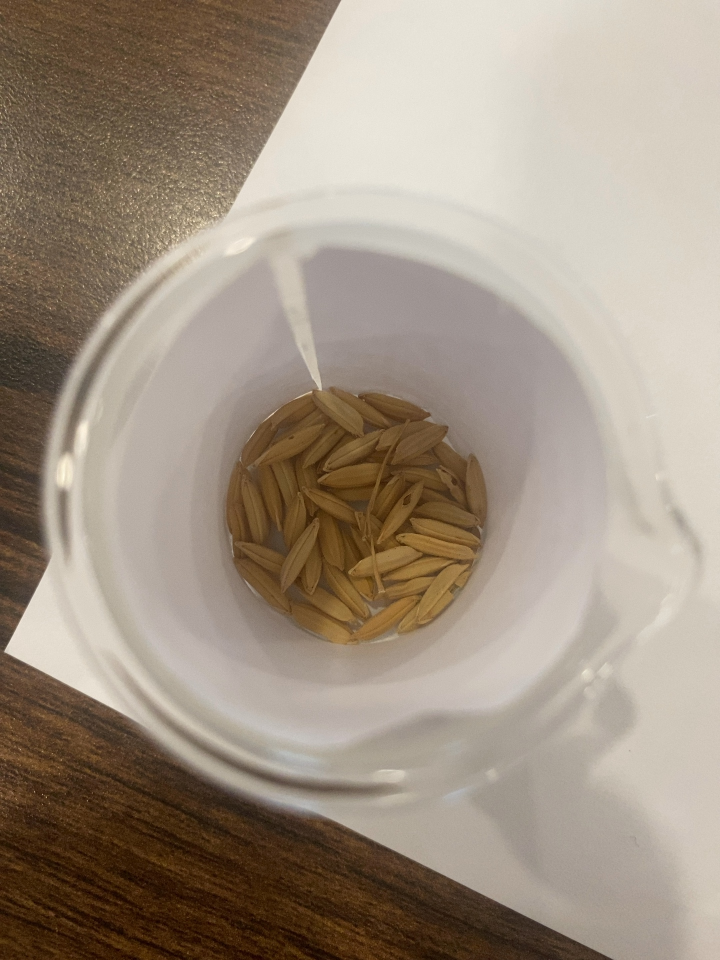
#> input picture CODE/detection_test_images/M0270.jpg, 1440 x 1920 px (shown at 1/2 size)
$ python container_detector.py ../../../../../CODE/detection_test_images/M0270.jpg 1.0   (older library calls are emulated)
#> lines starting #> are read from the running program, lines starting #| are printed output that depends on the picture; after the words box and inside, x2 and y2 are one past the last pixel; in counts of white or black regions, pixels touching at a corner belong together
#!/usr/bin/env python3
# -*- coding: utf-8 -*-
"""Container scale and rice-surface isolation (v3, adaptive envelope).

Default: local adaptive saturation segmentation separates the visible rice
surface from pale reflections. Fit its convex envelope with an ellipse and
check stability under threshold perturbations. Crop uses the surface envelope,
not an expanded outer glass ellipse. No learned model or new dependency.

The envelope is a PROXY for a filled cylindrical cross-section, not a direct
observation of a physical ring. Sparse/non-flat piles, colored glass and strong
colored reflections may violate this assumption. Consistency checks do not
establish absolute metric accuracy. Validate against annotated boundaries and
physical measurements before using the resulting features for research.

surface_method='radial' retains v2.2 only for explicit before/after comparison.
Existing result keys are preserved. outer_ellipse is inferred in adaptive mode
and must not be treated as an observed glass wall. surface_mask and
surface_isolated_bgr preserve full-frame coordinates for downstream SAHI.
"""

from __future__ import annotations

import math
from pathlib import Path
from typing import Any, Dict, List, Optional, Sequence, Tuple, Union

import cv2
import numpy as np

EPS = 1e-9

__all__ = [
    "detect_container_and_scale",
    "draw_container_overlay",
    "ContainerDetectionError",
]


class ContainerDetectionError(RuntimeError):
    """Lỗi nhận diện vật chứa (kế thừa RuntimeError để tương thích code cũ đang
    bắt RuntimeError)."""


# =============================================================================
# I. TIỆN ÍCH CƠ BẢN
# =============================================================================


def _read_image(image_input: Union[str, Path, np.ndarray]) -> np.ndarray:
    """Đọc ảnh BGR, hỗ trợ đường dẫn có ký tự Unicode (imdecode từ np.fromfile)."""
    if isinstance(image_input, np.ndarray):
        if image_input.ndim == 2:
            return cv2.cvtColor(image_input, cv2.COLOR_GRAY2BGR)
        return image_input.copy()

    if not isinstance(image_input, (str, Path)):
        raise ValueError("image_input phải là đường dẫn file hoặc numpy ndarray.")

    p_str = str(image_input)
    img = None
    try:
        data = np.fromfile(p_str, dtype=np.uint8)
        if data.size:
            img = cv2.imdecode(data, cv2.IMREAD_COLOR)
#> img is the input picture: shape (1920, 1440, 3); mean B, G, R 130.1, 145.6, 159.6
    except Exception:
        img = None
    if img is None:
        img = cv2.imread(p_str, cv2.IMREAD_COLOR)
    if img is None:
        raise FileNotFoundError(f"Không thể đọc file ảnh: {image_input}")
    return img


# [34 lines left out: function _bilinear, not called in this run]


def _sobel_grads(gray_blurred: np.ndarray) -> Tuple[np.ndarray, np.ndarray, np.ndarray]:
    """Trả về (gx, gy, magnitude) dạng float32."""
    gx = cv2.Sobel(gray_blurred, cv2.CV_32F, 1, 0, ksize=3)
    gy = cv2.Sobel(gray_blurred, cv2.CV_32F, 0, 1, ksize=3)
    mag = cv2.magnitude(gx, gy)
    return gx, gy, mag


# [11 lines left out: function _scale_ellipse, not called in this run]


def _ellipse_diam(ell) -> float:
    return float(max(ell[1]))


def _contour_angular_coverage(
    contour: np.ndarray,
    center: Tuple[float, float],
    num_bins: int = 36,
) -> float:
    """
    Tỉ lệ (0.0–1.0) số 'lát góc' quanh `center` có ít nhất 1 điểm đi qua.

    KHÁC v1: `center` ở đây là một TÂM THAM CHIẾU ĐỘC LẬP (tâm khối lúa hoặc
    tâm elip ứng viên đang xét), không phải tâm của chính contour đó. Đo quanh
    tâm của chính contour khiến mọi đường khép kín đều cho 1.0 — lý do bộ lọc
    này vô hiệu trong v1.
    """
    pts = np.asarray(contour, dtype=np.float64).reshape(-1, 2)
    if pts.shape[0] == 0:
        return 0.0
    cx, cy = center
    angles = np.degrees(np.arctan2(pts[:, 1] - cy, pts[:, 0] - cx)) % 360.0
    bins = (angles / (360.0 / num_bins)).astype(int) % num_bins
    return len(np.unique(bins)) / float(num_bins)


# =============================================================================
# II. FIT ELIP BỀN VỮNG (RANSAC)
# =============================================================================


# [98 lines left out: function _ransac_fit_ellipse, not called in this run]


# =============================================================================
# III. TÁCH KHỐI LÚA BẰNG MÀU (BƯỚC 1 — TÍN HIỆU ỔN ĐỊNH NHẤT)
# =============================================================================


def _segment_rice(
    proc_bgr: np.ndarray,
    hue_range: Tuple[int, int] = (8, 42),
    sat_min: int = 35,
    val_min: int = 45,
    min_area_ratio: float = 0.0004,
) -> Optional[Dict[str, Any]]:
    """
    Tách khối lúa dựa trên MÀU trong không gian HSV.

    Vì sao màu, không phải cạnh: hạt lúa/gạo có hue vàng–nâu (~10–40 trên thang
    OpenCV 0–179) với saturation rõ rệt, trong khi nền bàn/ly kính/bóng đổ gần
    như VÔ SẮC (saturation thấp). Đây là khác biệt mang tính bản chất, bền vững
    với ánh sáng và độ phân giải — trái ngược với tương phản viền ly kính (yếu,
    phụ thuộc phản chiếu, chính là điểm chết của v1).

    Sau khi tạo mask: OPEN/CLOSE để nối các hạt, loại vùng chạm biên (nền),
    chấm điểm các thành phần theo khoảng cách tới tâm và kích thước, rồi bọc
    thành phần tốt nhất bằng `cv2.minEnclosingCircle`.

    Returns
    -------
    dict hoặc None
        {"mask", "center": (rx, ry), "radius": r_rice, "area", "area_ratio",
         "contour"} — None nếu không tìm thấy vùng màu lúa đủ lớn.
    """
    h, w = proc_bgr.shape[:2]
    hsv = cv2.cvtColor(proc_bgr, cv2.COLOR_BGR2HSV)
    k_small = cv2.getStructuringElement(cv2.MORPH_ELLIPSE, (5, 5))
    k_big = cv2.getStructuringElement(cv2.MORPH_ELLIPSE, (13, 13))

    def _components_for(s_min: int):
        lo = np.array([hue_range[0], s_min, val_min], dtype=np.uint8)
        hi = np.array([hue_range[1], 255, 255], dtype=np.uint8)
        candidate_mask = cv2.inRange(hsv, lo, hi)
        candidate_mask = cv2.morphologyEx(
            candidate_mask, cv2.MORPH_OPEN, k_small, iterations=1
        )
        candidate_mask = cv2.morphologyEx(
            candidate_mask, cv2.MORPH_CLOSE, k_big, iterations=2
        )
        return candidate_mask, cv2.connectedComponentsWithStats(candidate_mask, 8)

    seed_sat_min = max(int(sat_min), 80)
    attempts = [seed_sat_min]
    if seed_sat_min != int(sat_min):
        attempts.append(int(sat_min))

    selected = None
    for current_sat in attempts:
        mask, (n_lbl, labels, stats, centroids) = _components_for(current_sat)
        candidates = []
        for label_idx in range(1, n_lbl):
            x, y, bw, bh, area_i = stats[label_idx]
            area_ratio = float(area_i) / float(h * w)
            if area_ratio < min_area_ratio or area_ratio > 0.45:
                continue
            touches_border = (
                x <= 1 or y <= 1 or x + bw >= w - 1 or y + bh >= h - 1
            )
            if touches_border:
                continue
            cx_i, cy_i = centroids[label_idx]
            center_distance = math.hypot(cx_i - w / 2.0, cy_i - h / 2.0) / max(
                1.0, min(h, w)
            )
            size_penalty = 0.10 * abs(math.log(max(area_ratio, EPS) / 0.04))
            candidates.append((center_distance + size_penalty, label_idx))
        if candidates:
            candidates.sort(key=lambda item: item[0])
            selected = (mask, labels, stats, candidates[0][1], current_sat)
            break

    if selected is None:
        return None

    mask, labels, stats, best, used_sat_min = selected
    area = float(stats[best, cv2.CC_STAT_AREA])
    comp = (labels == best).astype(np.uint8) * 255
    cnts, _ = cv2.findContours(comp, cv2.RETR_EXTERNAL, cv2.CHAIN_APPROX_SIMPLE)
    if not cnts:
        return None
    cnt = max(cnts, key=cv2.contourArea)
    (rx, ry), r_rice = cv2.minEnclosingCircle(cnt)

    return {
        "mask": comp,
        "center": (float(rx), float(ry)),
        "radius": float(r_rice),
        "area": area,
        "area_ratio": area / float(h * w),
        "contour": cnt,
        "sat_min_used": int(used_sat_min),
    }


# =============================================================================
# IV. DÒ VÀNH LY BẰNG GRADIENT HƯỚNG TÂM (BƯỚC 2–3)
# =============================================================================


# [148 lines left out: functions _ray_edge_peaks, _radius_votes, not called in this run]


def _adaptive_surface(proc_bgr, rice, hue_range, val_min):
    """Fit the rice envelope, not a concentric glass/reflection edge.

    Local Otsu separates saturated rice from pale glass reflections. The fit
    must remain stable under two nearby thresholds. These checks measure
    segmentation consistency, NOT calibrated probability or metric accuracy.
    Assumes rice fills a circular cross-section; sparse piles are unsupported.
    """
    if rice is None:
        return None, "No rice seed for adaptive surface segmentation."
    hsv = cv2.cvtColor(proc_bgr, cv2.COLOR_BGR2HSV)
    cx, cy = rice['center']
    radius = rice['radius']
    yy, xx = np.indices(hsv.shape[:2])
    local = (xx-cx)**2 + (yy-cy)**2 < (1.15*radius)**2
    kernel = max(3, int(round(radius * 0.04)) | 1)
    sat = cv2.GaussianBlur(hsv[:, :, 1], (kernel, kernel), 0)
    values = sat[local]
    threshold, _ = cv2.threshold(values, 0, 255, cv2.THRESH_BINARY + cv2.THRESH_OTSU)
    low, high = values[values <= threshold], values[values > threshold]
    if not len(low) or not len(high):
        return None, "Surface color cannot be separated."
    separation = float(high.mean() - low.mean())
    if separation < 15:
        return None, "Surface/background color separation is too weak."
    hue_ok = (hsv[:, :, 0] >= hue_range[0]) & (hsv[:, :, 0] <= hue_range[1])
    valid = local & hue_ok & (hsv[:, :, 2] >= val_min)
    close_size = max(3, int(round(radius * 0.05)) | 1)
    close_kernel = cv2.getStructuringElement(cv2.MORPH_ELLIPSE, (close_size, close_size))

    def fit(t):
        mask = ((sat > t) & valid).astype(np.uint8) * 255
        mask = cv2.morphologyEx(mask, cv2.MORPH_CLOSE, close_kernel)
        contours, _ = cv2.findContours(mask, cv2.RETR_EXTERNAL, cv2.CHAIN_APPROX_NONE)
        if not contours:
            return None
        contour = max(contours, key=cv2.contourArea)
        hull = cv2.convexHull(contour)
        if len(hull) < 5:
            return None
        ellipse = cv2.fitEllipse(hull)
        axes = ellipse[1]
        area = cv2.contourArea(contour)
        if (min(axes) / max(axes) < 0.65 or
                area < 0.30 * math.pi * radius**2 or
                area / max(EPS, cv2.contourArea(hull)) < 0.75):
            return None
        points = hull[:, 0, :]
        # A contour clipped by the search disk is not an observed surface edge.
        if np.any(np.hypot(points[:, 0]-cx, points[:, 1]-cy) > 1.12*radius):
            return None
        return ellipse, hull, contour

    base = fit(threshold)
    delta = max(5.0, 0.08 * separation)
    variants = [fit(threshold-delta), fit(threshold+delta)]
    if base is None or any(v is None for v in variants):
        return None, "Surface envelope is incomplete or unstable."
    ellipse, hull, contour = base
    diameter = _ellipse_diam(ellipse)
    diameter_spread = max(abs(_ellipse_diam(v[0])-diameter)/diameter for v in variants)
    center_spread = max(math.dist(v[0][0], ellipse[0])/diameter for v in variants)
    if diameter_spread > 0.08 or center_spread > 0.06:
        return None, "Surface fit changes too much with the segmentation threshold."
    mask = np.zeros(hsv.shape[:2], np.uint8)
    # Convex envelope retains peripheral grain tips that a fitted ellipse can cut.
    # It fills gaps between grains without adding the outer glass ring.
    cv2.fillConvexPoly(mask, hull, 255)
    coverage = _contour_angular_coverage(contour.reshape(-1, 2), ellipse[0])
    return {
        'ellipse': ellipse, 'mask': mask, 'coverage': float(coverage),
        'diagnostics': {'saturation_threshold': float(threshold),
                        'class_separation': separation,
                        'diameter_threshold_spread': float(diameter_spread),
                        'center_threshold_spread': float(center_spread),
                        'metric_accuracy_validated': False},
    }, None


# [221 lines left out: functions _rank_surface_transition_votes, _points_near_radius, _refine_ellipse_radially, _radial_consensus, _hough_fallback_center, not called in this run]


# =============================================================================
# V. HÀM CHÍNH
# =============================================================================


def detect_container_and_scale(
    image_input: Union[str, Path, np.ndarray],
    inner_diam_mm: float,
    container_height_mm: float,
    empty_height_mm: float,
    wall_thickness_mm: float = 1.5,
    detect_mode: str = "inner",
    # ---- tham số v2 ----
    working_max_dim: int = 1600,
    n_rays: int = 360,
    rice_hue_range: Tuple[int, int] = (8, 42),
    rice_sat_min: int = 35,
    rice_val_min: int = 45,
    search_r_max_factor: float = 1.35,
    ratio_tol: float = 0.08,
    min_rim_rays_ratio: float = 0.30,
    min_containment_factor: float = 1.90,
    max_concentric_offset: float = 0.55,
    min_inner_outer_ratio_floor: float = 0.5,
    camera_distance_mm: Optional[float] = None,
    apply_depth_correction: bool = False,
    surface_method: str = "adaptive",
    on_failure: str = "raise",
    verbose: bool = False,
    # ---- tham số v1 giữ lại cho tương thích (xem ghi chú bên dưới) ----
    blur_ksize: Tuple[int, int] = (9, 9),
    canny_thresh1: int = 30,
    canny_thresh2: int = 120,
    min_angular_coverage: float = 0.80,
    use_ransac: bool = True,
    ransac_iterations: int = 120,
    min_outer_diam_ratio: float = 0.25,
    min_inner_diam_ratio: float = 0.15,
    **_ignored_legacy_kwargs: Any,
) -> Dict[str, Any]:
    """
    Nhận diện vòng trong/ngoài tại mặt phẳng bề mặt lúa và tính tỷ lệ quy đổi.

    Parameters
    ----------
    image_input : str, Path hoặc np.ndarray
        Đường dẫn file ảnh hoặc ma trận ảnh BGR.
    inner_diam_mm : float
        Đường kính TRONG thực tế của ly (mm).
    container_height_mm, empty_height_mm : float
        Chiều cao thân ly và khoảng trống từ miệng ly tới mặt trên khối lúa (mm).
    wall_thickness_mm : float, default 1.5
        Độ dày thành miệng ly (mm) — dùng để suy ra expected_ratio hình học.
    detect_mode : {'inner', 'outer', 'both'}, default 'inner'
        Vòng tại mặt lúa dùng để tính pixels_per_mm. 'inner' chính xác nhất.

    working_max_dim : int, default 1600
        Toàn bộ bước NHẬN DIỆN chạy trên bản resize sao cho cạnh dài <= giá trị
        này, để mọi kernel/ngưỡng pixel hoạt động ổn định bất kể ảnh gốc 1000px
        hay 8000px. Kết quả cuối (crop/overlay/pixels_per_mm) luôn ở độ phân giải
        ẢNH GỐC, nên tham số này không ảnh hưởng độ chính xác vật lý.
    n_rays : int, default 360
        Số tia hướng tâm dùng để dò viền (1 tia/độ).
    rice_hue_range, rice_sat_min, rice_val_min
        Dải HSV tách khối lúa. Nới `rice_hue_range` nếu lúa sẫm/bạc màu; hạ
        `rice_sat_min` nếu ảnh chụp dưới đèn trắng làm nhạt màu.
    search_r_max_factor : float, default 1.35
        Bán kính tìm vòng tối đa = giá trị này × bán kính khối lúa. Dải hẹp này
        giữ detector ở mặt lúa, không chạy ra vành miệng ly phía trên.
    ratio_tol : float, default 0.08
        Dung sai khi khớp tỉ lệ (r_in / r_out) với expected_ratio hình học.
        LƯU Ý: dung sai này LỎNG hơn v1 (0.035) một cách có chủ đích, vì ở v2 nó
        chỉ dùng để chọn cặp trong số các bán kính ĐÃ được gradient hướng tâm
        bình chọn, chứ không còn là điều kiện chấp nhận độc lập (nguồn gốc lỗi
        "trùng hợp" của v1).
    min_rim_rays_ratio : float, default 0.30
        Tỉ lệ tia tối thiểu phải nhìn thấy một vòng để coi vòng đó là viền thật.
        Hạ xuống nếu viền ly bị phản chiếu che mất hơn 2/3 chu vi.
    min_containment_factor : float, default 1.90
        Chỉ còn là ngưỡng cảnh báo chẩn đoán. Không loại ứng viên vì vòng bao
        HSV có thể bị phản chiếu màu trong ly thủy tinh làm nở rộng.
    max_concentric_offset : float, default 0.55
        Khoảng lệch tâm tối đa giữa tâm miệng ly và tâm khối lúa, tính theo tỉ lệ
        bán kính khối lúa.
    min_inner_outer_ratio_floor : float, default 0.5
        Ngưỡng thô chặn lỗi tỉ lệ inner/outer vô lý về mặt vật lý.
    camera_distance_mm : float, optional
        Khoảng cách ống kính → miệng ly (mm), chỉ dùng để suy ngược key chẩn
        đoán pixels_per_mm_at_rim. Scale chính được đo trực tiếp tại mặt lúa.
    apply_depth_correction : bool, default False
        Tham số tương thích cũ. Scale nay đã đo trực tiếp tại mặt lúa nên True
        chỉ tạo cảnh báo và không nhân hiệu chỉnh thêm.
    on_failure : {'raise', 'dict'}, default 'raise'
        'raise': raise ContainerDetectionError (kế thừa RuntimeError, tương thích
        code cũ). 'dict': trả về {"status": "failed", "reason": ...} để chạy
        batch không bị chết cả lô.
    verbose : bool, default False
        In log chẩn đoán.

    blur_ksize, canny_thresh1, canny_thresh2, use_ransac, ransac_iterations
        Vẫn có hiệu lực (blur cho gradient; Canny/Hough dùng ở nhánh fallback
        khi không tách được khối lúa; RANSAC dùng ở mọi bước fit elip).
    min_angular_coverage
        Nay được hiểu là độ phủ góc tối thiểu của tập điểm viền sau tinh chỉnh.
    min_outer_diam_ratio, min_inner_diam_ratio
        BỊ HẠ CẤP THÀNH CẢNH BÁO khi ràng buộc bao hàm (theo khối lúa) đã đạt —
        đúng như phân tích: ngưỡng theo khung ảnh không phân biệt được "chụp xa"
        với "bắt nhầm", nên không nên dùng làm điều kiện chặn. Chúng chỉ còn là
        điều kiện chặn ở nhánh fallback không có khối lúa để tham chiếu.

    Returns
    -------
    dict — giữ nguyên mọi key của v1, thêm: "status", "warnings", "rice_circle",
    "outer_coverage", "inner_coverage", "depth_scale_factor", "scale_source",
    "pixels_per_mm_at_rice_surface", "pixels_per_mm_at_rim".
    """
    warnings: List[str] = []

    def _fail(reason: str) -> Dict[str, Any]:
        if on_failure == "dict":
            if verbose:
                print(f"[FAILED] {reason}")
            return {"status": "failed", "reason": reason, "warnings": warnings}
        raise ContainerDetectionError(reason)

    # ---------------------------------------------------------------- 0. Đọc ảnh
    img_bgr = _read_image(image_input)
    h, w = img_bgr.shape[:2]

    if max(h, w) > working_max_dim:
        scale_factor = working_max_dim / float(max(h, w))
        proc_bgr = cv2.resize(
            img_bgr,
            (max(1, int(round(w * scale_factor))), max(1, int(round(h * scale_factor)))),
            interpolation=cv2.INTER_AREA,
        )
    else:
        scale_factor = 1.0
        proc_bgr = img_bgr

    proc_h, proc_w = proc_bgr.shape[:2]
    min_side = float(min(proc_h, proc_w))
    img_cx, img_cy = proc_w / 2.0, proc_h / 2.0

    k = (max(3, blur_ksize[0] | 1), max(3, blur_ksize[1] | 1))
    gray = cv2.cvtColor(proc_bgr, cv2.COLOR_BGR2GRAY)
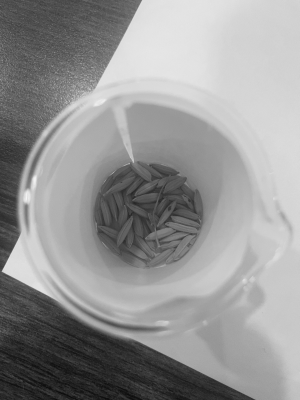
#> gray: shape (1600, 1200) (shown at 1/4 size); min 7, max 249, mean 148.1
    blurred = cv2.GaussianBlur(gray, k, 0)
    gx, gy, mag = _sobel_grads(blurred)
#> in _sobel_grads, `gx = cv2.Sobel(gray_blurred, cv2.CV_32F, 1, 0, ksize=3)`:
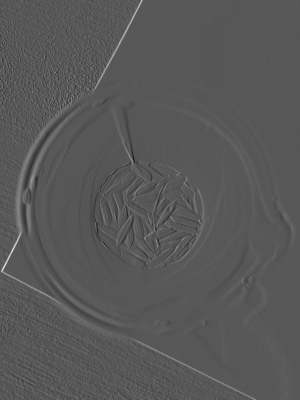
#> gx: shape (1600, 1200) float32 (shown at 1/4 size); min -119, max 227, mean 0.9; drawn with min black and max white
#> in _sobel_grads, `gy = cv2.Sobel(gray_blurred, cv2.CV_32F, 0, 1, ksize=3)`:
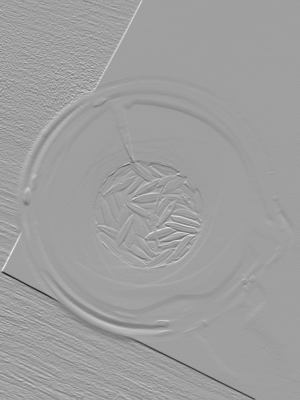
#> gy: shape (1600, 1200) float32 (shown at 1/4 size); min -206, max 124, mean -0.5; drawn with min black and max white
#> in _sobel_grads, `mag = cv2.magnitude(gx, gy)`:
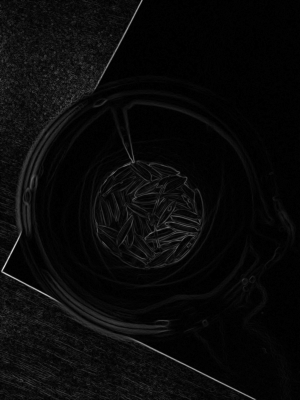
#> mag: shape (1600, 1200) float32 (shown at 1/4 size); min 0, max 253.2, mean 9.7

    expected_ratio = float(inner_diam_mm) / (
        float(inner_diam_mm) + 2.0 * float(wall_thickness_mm)
    )

    # ------------------------------------------------- 1. Tách khối lúa bằng màu
    rice = _segment_rice(
        proc_bgr,
        hue_range=rice_hue_range,
        sat_min=rice_sat_min,
        val_min=rice_val_min,
    )
#> the loop in _segment_rice, `for current_sat in attempts:` made 1 pass
#> n_lbl on pass 1: 6
#> pass 1, in _components_for, `candidate_mask = cv2.inRange(hsv, lo, hi)`:
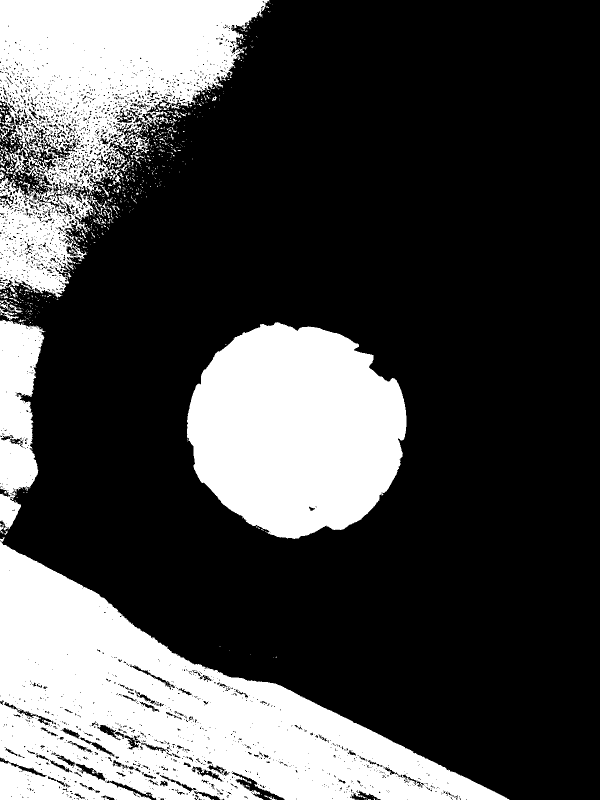
#> candidate_mask: shape (1600, 1200) (shown at 1/2 size); 29.1% white; 824 white regions (743 under 20 px), largest, box (x1, y1, x2, y2) and area: (0, 1075, 1019, 1600) 234772, (0, 0, 539, 597) 148482, (374, 644, 813, 1078) 143772
#> in _segment_rice, `mask, labels, stats, best, used_sat_min = selected`: stats = [[0, 0, 1200, 1600, 1338137], [0, 0, 536, 594, 161048], [272, 312, 5, 6, 20], [0, 608, 88, 455, 26014], [374, 644, 439, 434, 144116], [0, 1074, 1017, 526, 250665]]; best = 4; used_sat_min = 80
#> in _segment_rice, `area = float(stats[best, cv2.CC_STAT_AREA])`: area = 144116
#> (the rest of the program and of its run is left out)
